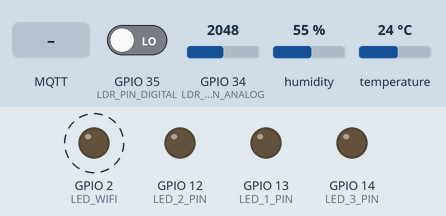
Recording of a sketch running on a simulated ESP32. Shown: output pins drawn as LEDs (lit = HIGH). Dashed ring = blinking. The test bench sets the inputs (shaded band); at power-on: GPIO 34 (LDR_PIN_ANALOG) = 2048, GPIO 35 (LDR_PIN_DIGITAL) LOW, humidity 55 %, temperature 24 °C. WiFi joins after 1.5 s; servers stay silent unless stated; no MQTT or app messages arrive unless stated; what the sketch prints to the serial monitor is not drawn.

Above: at 2.8 s.
2.9 s: MQTT message "khiem6886" arrives on the first subscribed topic
Timing chart, 0 to 12.4 s (numbered marks = the images above; inputs shaded):
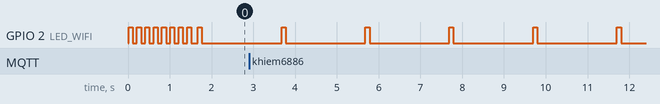

The sketch:

esp32.ino
```cpp
#include <WiFi.h>
#include <PubSubClient.h>
#include <DHT.h>
#include <ArduinoJson.h>

// Thông tin WiFi
const char* ssid = "Khiem's Wifi";
const char* password = "68036803";
const char* mqtt_server = "192.168.40.102";

// const char* ssid = "khiem4g";
// const char* password = "khiem6886";
// const char* mqtt_server = "192.168.187.29";

// const char* ssid = "PCOFFEE";
// const char* password = "68036803";
// const char* mqtt_server = "192.168.40.102";

// Thông tin MQTT Broker

const int mqtt_port = 1111;
const char* mqtt_user = "khiem";
const char* mqtt_password = "123";

// Chân cảm biến
#define DHTPIN 27      // Chân Data của DHT
#define DHTTYPE DHT22  // Hoặc DHT22

#define LDR_PIN_ANALOG 34   // Chân analog cho cảm biến ánh sáng
#define LDR_PIN_DIGITAL 35  // Chân digital cho cảm biến ánh sáng

#define LED_1_PIN 13
#define LED_2_PIN 12
#define LED_3_PIN 14

#define LED_WIFI 2

DHT dht(DHTPIN, DHTTYPE);
WiFiClient espClient;
PubSubClient client(espClient);

// Hàm nhận message từ broker
void callback(char* topic, byte* payload, unsigned int length) {
  Serial.print("Message arrived on topic: ");
  Serial.println(topic);

  StaticJsonDocument<200> doc;
  deserializeJson(doc, payload, length);

  // Kiểm tra tin nhắn đến từ topic control/led
  if (String(topic) == "control/led") {
    if (doc.containsKey("1")) {
      digitalWrite(LED_1_PIN, doc["1"] == 1 ? HIGH : LOW);
    }
    if (doc.containsKey("2")) {
      digitalWrite(LED_2_PIN, doc["2"] == 1 ? HIGH : LOW);
    }
    if (doc.containsKey("3")) {
      digitalWrite(LED_3_PIN, doc["3"] == 1 ? HIGH : LOW);
    }
    doc["1"] = digitalRead(LED_1_PIN);
    doc["2"] = digitalRead(LED_2_PIN);
    doc["3"] = digitalRead(LED_3_PIN);
    char buffer[100];

    serializeJson(doc, buffer);
    client.publish("data/led", buffer);
  }
}

// Hàm kết nối WiFi
void setup_wifi() {
  delay(10);
  Serial.println();
  Serial.print("Connecting to ");
  Serial.println(ssid);

  WiFi.begin(ssid, password);
  while (WiFi.status() != WL_CONNECTED) {
    digitalWrite(LED_WIFI, HIGH);
    delay(100);
    digitalWrite(LED_WIFI, LOW);
    delay(100);
    Serial.print(".");
  }

  Serial.println("WiFi connected");
}

// Hàm kết nối MQTT
void reconnect() {
  while (!client.connected()) {
    Serial.print("Attempting MQTT connection...");
    if (client.connect("ESP32Client_Khiem", mqtt_user, mqtt_password)) {
      client.subscribe("control/led");  // Đăng ký topic 'control/led'
      Serial.println("connected");

      // Gửi data led lần đầu
      client.publish("control/led", "");
      return;
    }

    Serial.print("failed, rc=");
    Serial.print(client.state());
    Serial.println(" try again in 5 seconds");

    digitalWrite(LED_WIFI, HIGH);
    delay(250);
    digitalWrite(LED_WIFI, LOW);
    delay(50);
    digitalWrite(LED_WIFI, HIGH);
    delay(250);
    digitalWrite(LED_WIFI, LOW);

    delay(2000);
  }
}

void setup() {
  Serial.begin(115200);

  pinMode(LED_WIFI, OUTPUT);

  pinMode(LED_1_PIN, OUTPUT);
  pinMode(LED_2_PIN, OUTPUT);
  pinMode(LED_3_PIN, OUTPUT);

  // pinMode(LDR_PIN_DIGITAL, INPUT);

  setup_wifi();

  client.setServer(mqtt_server, mqtt_port);
  client.setCallback(callback);
  dht.begin();
}

void loop() {
  if (!client.connected()) {
    reconnect();
  }
  client.loop();

  // Đọc dữ liệu từ cảm biến DHT
  float nhiet_do = dht.readTemperature();
  float do_am = dht.readHumidity();

  // Đọc dữ liệu từ cảm biến ánh sáng
  float cuong_do_anh_sang = (4095.00 - analogRead(LDR_PIN_ANALOG)) * 100 / 4095.00;
  int anh_sang = 1 - digitalRead(LDR_PIN_DIGITAL);

  StaticJsonDocument<200> doc;
  char buffer[50];

  // Kiểm tra dữ liệu
  if (isnan(nhiet_do) || isnan(do_am)) {
    Serial.println("Lỗi đọc cảm biến DHT");
    digitalWrite(LED_WIFI, HIGH);
    return;
  }
  doc["t"] = round(nhiet_do * 100) / 100.0;
  doc["h"] = do_am;
  doc["l"] = round(cuong_do_anh_sang * 100) / 100.00;
  doc["hasL"] = anh_sang;

  // Gửi dữ liệu qua MQTT
  serializeJson(doc, buffer);
  client.publish("data/sensor", buffer);

  Serial.println(buffer);

  digitalWrite(LED_WIFI, HIGH);
  delay(100);
  digitalWrite(LED_WIFI, LOW);
  delay(1900);  // Gửi mỗi 1 giây
}
```

Measured:
- by itself, GPIO 2 (LED_WIFI): alternates HIGH for 0.10 s and LOW for 1.9 s
